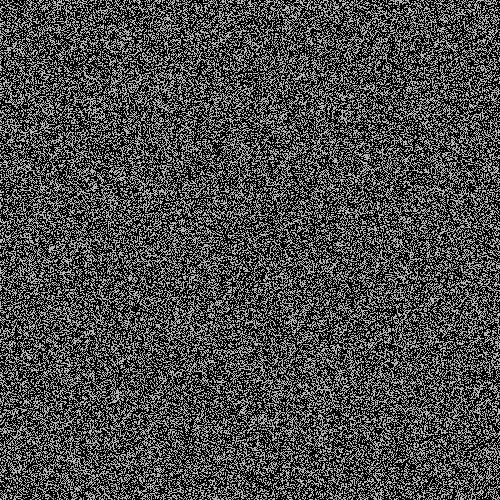
Frame 1 (no input)
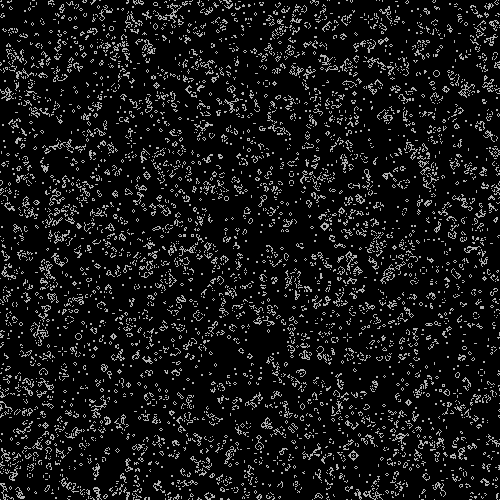
Frame 60 (the mouse pressed at the canvas centre just before this capture)
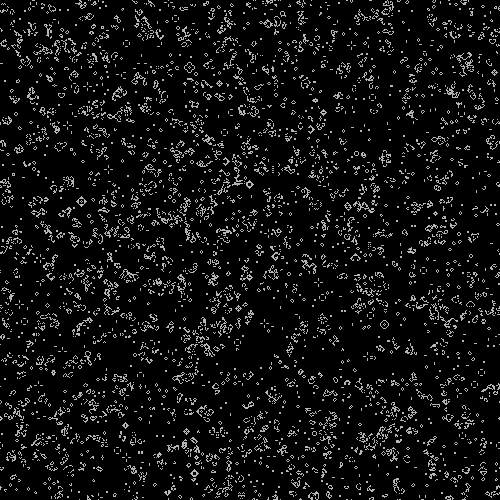
Frame 120 (the mouse held since frame 60 and released just before this capture)

The Processing sketch that drew these frames (run headless with seeded random() and noise(); from frame 60 on, the mouse is pressed at the canvas centre):

// Processing sketch: Cellular_Automata
// ── Cellular_Automata.pde
int sx, sy; 
float density = 0.5; 
int [][][] world; 

void setup() 
{ 
size(500, 500); 
frameRate(12); 
sx = width; 
sy = height; 
world = new int[sx][sy][2]; 
stroke(255); 

// Set random cells to 'on' 
for (int i = 0; i < sx * sy * density; i++) { 
world[(int)random(sx)][(int)random(sy)][1] = 1; 
} 
} 

void draw() 
{ 
background(0); 

// Drawing and update cycle 
for (int x = 0; x < sx; x=x+1) { 
for (int y = 0; y < sy; y=y+1) { 
if ((world[x][y][1] == 1) || (world[x][y][1] == 0 && world[x][y][0] == 1)) 
{ 
world[x][y][0] = 1; 
point(x, y); 
} 
if (world[x][y][1] == -1) 
{ world[x][y][0] = 0; } 
world[x][y][1] = 0; 
} 
} 
// Birth and death cycle 
for (int x = 0; x < sx; x=x+1) { 
for (int y = 0; y < sy; y=y+1) { 
int count = neighbors(x, y); 
if (count == 3 && world[x][y][0] == 0) 
{ world[x][y][1] = 1; } 
if ((count < 2 || count > 3) && world[x][y][0] == 1) 
{ world[x][y][1] = -1; } 
} } } 

// Count the number of adjacent cells 'on' 
int neighbors(int x, int y) 
{ 
return world[(x + 1) % sx][y][0] + 
world[x][(y + 1) % sy][0] + 
world[(x + sx - 1) % sx][y][0] + 
world[x][(y + sy - 1) % sy][0] + 
world[(x + 1) % sx][(y + 1) % sy][0] + 
world[(x + sx - 1) % sx][(y + 1) % sy][0] + 
world[(x + sx - 1) % sx][(y + sy - 1) % sy][0] + 
world[(x + 1) % sx][(y + sy - 1) % sy][0]; 
}
